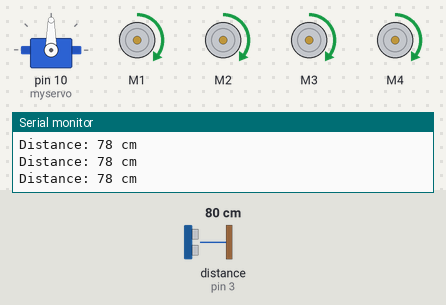
The program below on a simulated Arduino Uno, built with avr-gcc and run on an emulated ATmega328P. Parts: servo, 4 × DC motor (green arrow = forward, orange = backward, longer = faster), the last lines printed to the serial monitor. Wiring (inferred from the names in the program): ultrasonic range finder: trigger pin 2; echo pin 3. The inputs (shaded band) are chosen by the test bench; at power-on: distance to the obstacle (sensor on pin 3) 80 cm. The echo pulse lasts 58.3 µs per cm.

Above: at 1.3 s.
1.4 s: distance to the obstacle (sensor on pin 3) set to 15 cm
2.9 s: distance to the obstacle (sensor on pin 3) set to 12 cm
At 4.6 s:
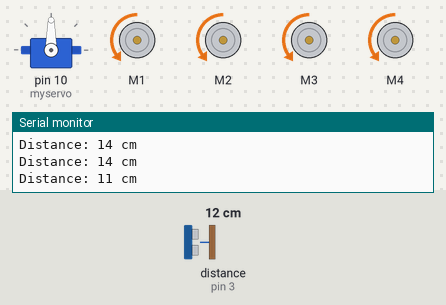
At 6.2 s:
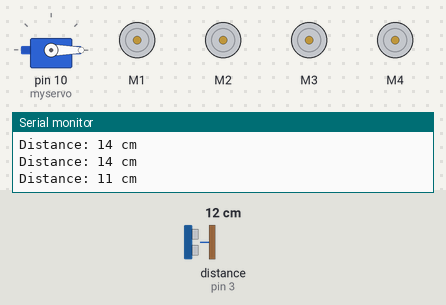
Timing chart, 0 to 14.9 s (numbered marks = the images above; inputs shaded):
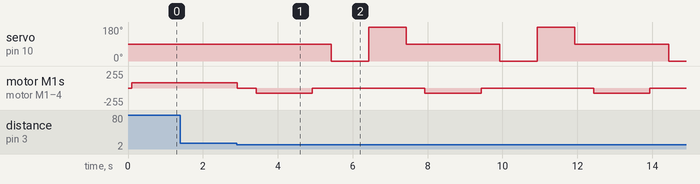

Measured:
- the behaviour switches between 14 and 13 cm on distance to the obstacle (sensor on pin 3) (found by bisection; images 0 and 1)
- after the input at 2.9 s, servo on pin 10 (myservo): 90° → 0° after 2.5 s, → 180° 1.0 s later, → 90° 1.0 s later, → 0° 2.5 s later, … (7 changes in this stretch); motor M1–4: forward 80/255 → stopped at once, then repeats every 4.5 s: backward 80/255 1.5 s, stopped 3.0 s

The program:

main.cpp
```cpp
#include <Wire.h>
#include <Adafruit_MotorShield.h>
#include <AFMotor.h>
#include <Servo.h>

#define TRIG_PIN 2
#define ECHO_PIN 3
#define MAX_DISTANCE 200 // Just a definition in case you need it for setup.
#define SAFE_THRESHOLD 13 // Adjust as needed based on your environment
#define TURN_THRESHOLD 10 // Threshold for determining which direction to turn

#define MAX_SPEED 80 // sets speed of DC motors
#define MAX_SPEED_OFFSET 20

Adafruit_MotorShield AFMS = Adafruit_MotorShield();

// Connect four motors to ports M1, M2, M3, and M4
Adafruit_DCMotor *motorA = AFMS.getMotor(1);
Adafruit_DCMotor *motorB = AFMS.getMotor(2);
Adafruit_DCMotor *motorC = AFMS.getMotor(3);
Adafruit_DCMotor *motorD = AFMS.getMotor(4);

Servo myservo;

void setup() {
  Serial.begin(9600);
  pinMode(TRIG_PIN, OUTPUT);
  pinMode(ECHO_PIN, INPUT);
  myservo.attach(10);
  myservo.write(90); // Initially point the servo straight ahead
  delay(100);
  AFMS.begin();  // Start the motor shield
  motorA->setSpeed(MAX_SPEED);
  motorB->setSpeed(MAX_SPEED);
  motorC->setSpeed(MAX_SPEED);
  motorD->setSpeed(MAX_SPEED);
  motorB->run(BACKWARD);

}

void loop() {

  // Activate the ultrasonic distance sensor to continuously scan for obstacles
  moveForward();
  long distance = measureDistance();

  if (distance < SAFE_THRESHOLD) {
    // Obstacle detected
    stopMotors();
    delay(500);
    reverse();
    delay(1500); // Brief pause before reversing
    stopMotors();
    delay(500); // Pause to reevaluate
    // Analyze Direction
    int rightDistance = measureRightDistance();
    int leftDistance = measureLeftDistance();
    // Path Decision
    if (rightDistance > leftDistance + TURN_THRESHOLD) {
      // Turn right
      turnRight();
    } else if (leftDistance > rightDistance + TURN_THRESHOLD) {
      // Turn left
      turnLeft();
    }
    else{
      reverse();
    }
    stopMotors();
  }

  else {
    // Move Forward
    moveForward();
  }
}

// Function to measure distance to the nearest object
long measureDistance() {
  digitalWrite(TRIG_PIN, LOW);
  delayMicroseconds(2);
  digitalWrite(TRIG_PIN, HIGH);
  delayMicroseconds(10);
  digitalWrite(TRIG_PIN, LOW);
  long duration = pulseIn(ECHO_PIN, HIGH, MAX_DISTANCE * 58.0);
  long distance = duration * 0.034 / 2.0;
  if (distance > MAX_DISTANCE || distance ==0) {
    distance = MAX_DISTANCE; // Cap the distance at the MAX_DISTANCE if it's larger
  }
  Serial.print("Distance: ");
  Serial.print(distance);
  Serial.println(" cm");
  return distance;
}

// Function to measure distance to the right
int measureRightDistance() {
  myservo.write(0); // Turn the servo to the right
  delay(1000); // Wait for the servo to stabilize
  int distance = measureDistance();
  myservo.write(90); // Reset the servo to the center position
  return distance;
}

// Function to measure distance to the left
int measureLeftDistance() {
  myservo.write(180); // Turn the servo to the left
  delay(1000); // Wait for the servo to stabilize
  int distance = measureDistance();
  myservo.write(90); // Reset the servo to the center position
  return distance;
}

// Function to move the vehicle forward
void moveForward() {
  motorA->run(FORWARD);
  motorB->run(FORWARD);
  motorC->run(FORWARD);
  motorD->run(FORWARD);
}

// Function to stop the vehicle
void stopMotors() {
  motorA->run(RELEASE);
  motorB->run(RELEASE);
  motorC->run(RELEASE);
  motorD->run(RELEASE);
}

// Function to move the vehicle backward
void reverse() {
  motorA->run(BACKWARD);
  motorB->run(BACKWARD);
  motorC->run(BACKWARD);
  motorD->run(BACKWARD);
}

void turnRight() {
  motorA->setSpeed(200);   // Back left motor moves backward
  motorB->setSpeed(MAX_SPEED / 2);   // Back right motor moves backward
  motorC->setSpeed(MAX_SPEED / 2); // Front right motor moves forward at half speed
  motorD->setSpeed(200); // Front left motor moves forward at half speed
  motorA->run(FORWARD);
  motorB->run(BACKWARD);
  motorC->run(BACKWARD);
  motorD->run(FORWARD);
  motorA->setSpeed(MAX_SPEED);
  motorB->setSpeed(MAX_SPEED);
  motorC->setSpeed(MAX_SPEED);
  motorD->setSpeed(MAX_SPEED);
}

// Function to turn the vehicle left
void turnLeft() {
  motorA->setSpeed(MAX_SPEED / 2); // Back left motor moves backward at half speed
  motorB->setSpeed(200); // Back right motor moves backward at half speed
  motorC->setSpeed(200);   // Front right motor moves forward
  motorD->setSpeed(MAX_SPEED / 2);   // Front left motor moves forward
  motorA->run(BACKWARD);
  motorB->run(FORWARD);
  motorC->run(FORWARD);
  motorD->run(BACKWARD);
  motorA->setSpeed(MAX_SPEED);
  motorB->setSpeed(MAX_SPEED);
  motorC->setSpeed(MAX_SPEED);
  motorD->setSpeed(MAX_SPEED);
}
```
